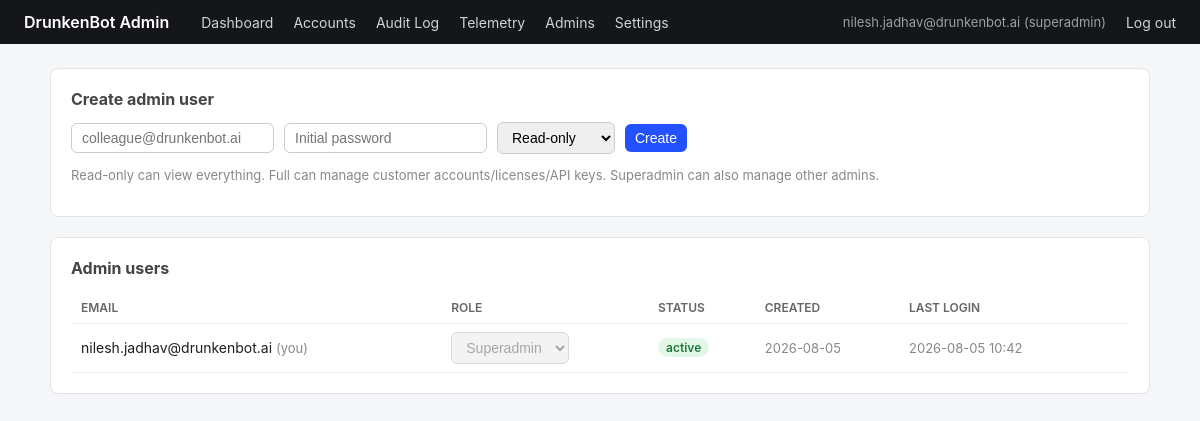
Screenshot of /admin-ui/admins (signed in) with the database file from the repository.
### app/models.py (models this page shows)
class AdminUser(Base):
    __tablename__ = "admin_users"
    id: Mapped[str] = mapped_column(String(36), primary_key=True, default=_uuid_str)
    email: Mapped[str] = mapped_column(String(320), unique=True, index=True)
    password_hash: Mapped[str] = mapped_column(String(200))
    role: Mapped[str] = mapped_column(String(20), default="readonly")
    status: Mapped[str] = mapped_column(String(20), default="active")
    created_at: Mapped[datetime] = mapped_column(DateTime(timezone=True), default=_utc_now)
    created_by_admin_id: Mapped[Optional[str]] = mapped_column(String(36), nullable=True)
    last_login_at: Mapped[Optional[datetime]] = mapped_column(DateTime(timezone=True), nullable=True)

### app/admin_ui/router.py (the view)
@router.get("/admins", response_class=HTMLResponse)
def admins_page(request: Request, error: str = ""):
    redirect = _require_role(request, "superadmin")
    if redirect:
        return redirect
    db = _db()
    try:
        admins = crud.list_admin_users(db)
        return templates.TemplateResponse(
            request,
            "admins.html",
            {"admins": admins, "current_admin_id": request.session.get("admin_user_id"), "error": error},
        )
    finally:
        db.close()

### app/admin_ui/templates/admins.html (shortened to what this page needs)
{% extends "base.html" %}
{% block content %}
<div class="card">
  <h2>Create admin user</h2>
  <form method="post" action="/admin-ui/admins" class="row">
    <input type="email" name="email" placeholder="colleague@drunkenbot.ai" required>
    <input type="password" name="password" placeholder="Initial password" required>
    <select name="role">
      <option value="readonly">Read-only</option>
    </select>
    <button type="submit">Create</button>
  </form>
  <p class="muted">Read-only can view everything. Full can manage customer accounts/licenses/API keys. Superadmin can also manage other admins.</p>
</div>
<div class="card">
  <h2>Admin users</h2>
  <table>
    <tr><th>Email</th><th>Role</th><th>Status</th><th>Created</th><th>Last login</th><th></th></tr>
    {% for admin in admins %}
    <tr>
      <td>{{ admin.email }}{% if admin.id == current_admin_id %} <span class="muted">(you)</span>{% endif %}</td>
      <td>
        <form method="post" action="/admin-ui/admins/{{ admin.id }}/role" class="inline">
          <select name="role" onchange="this.form.submit()" {% if admin.id == current_admin_id %}disabled{% endif %}>
            <option value="superadmin" {% if admin.role == "superadmin" %}selected{% endif %}>Superadmin</option>
          </select>
        </form>
      </td>
      <td><span class="pill pill-{{ 'active' if admin.status == 'active' else 'suspended' }}">{{ admin.status }}</span></td>
      <td class="muted">{{ admin.created_at.strftime("%Y-%m-%d") }}</td>
      <td class="muted">{{ admin.last_login_at.strftime("%Y-%m-%d %H:%M") if admin.last_login_at else "never" }}</td>
      <td>
      </td>
    </tr>
    {% else %}
    <tr><td colspan="6" class="muted">No admin users yet.</td></tr>
    {% endfor %}
  </table>
</div>
{% endblock %}

### app/admin_ui/templates/base.html (shortened to what this page needs)
<!DOCTYPE html>
<html lang="en">
<head>
</head>
<body>
<nav>
  <span class="brand">DrunkenBot Admin</span>
  <a href="/admin-ui/">Dashboard</a>
  <a href="/admin-ui/accounts">Accounts</a>
  <a href="/admin-ui/audit-log">Audit Log</a>
  <a href="/admin-ui/telemetry">Telemetry</a>
  {% if request.session.get("admin_role") == "superadmin" %}<a href="/admin-ui/admins">Admins</a><a href="/admin-ui/settings">Settings</a>{% endif %}
  {% if request.session.get("admin_email") %}<span class="muted" style="color:#9aa0a8;">{{ request.session.get("admin_email") }} ({{ request.session.get("admin_role") }})</span>{% endif %}
  <a href="/admin-ui/logout">Log out</a>
</nav>
<main>
{% block content %}{% endblock %}
</main>
</body>
</html>

### app/admin_ui/templates/base.html (style rules this page uses)
:root { color-scheme: light; }
body { font-family: -apple-system, Segoe UI, Roboto, sans-serif; margin: 0; background: #f5f6f8; color: #1c1e21; }
nav { background: #14161a; color: #fff; padding: 12px 24px; display: flex; align-items: center; gap: 20px; }
nav a { color: #cfd3d8; text-decoration: none; font-size: 14px; }
nav .brand { font-weight: 600; color: #fff; margin-right: 12px; }
main { max-width: 1100px; margin: 24px auto; padding: 0 20px; }
.card { background: #fff; border: 1px solid #e2e4e8; border-radius: 8px; padding: 20px; margin-bottom: 20px; }
.card h2 { margin-top: 0; font-size: 16px; color: #444; }
table { width: 100%; border-collapse: collapse; font-size: 14px; }
th, td { text-align: left; padding: 8px 10px; border-bottom: 1px solid #eee; }
th { color: #666; font-weight: 600; font-size: 12px; text-transform: uppercase; }
.pill { display: inline-block; padding: 2px 8px; border-radius: 10px; font-size: 12px; font-weight: 600; }
.pill-active { background: #e3f7e8; color: #1a7a34; }
form.inline { display: inline; }
input, select, button { font-size: 14px; padding: 6px 10px; border: 1px solid #ccc; border-radius: 6px; }
button { background: #2451ff; color: #fff; border: none; cursor: pointer; }
.row { display: flex; gap: 10px; align-items: center; flex-wrap: wrap; }
.muted { color: #888; font-size: 13px; }

### rows the page displays
AdminUser: session.get "nilesh.jadhav@drunkenbot.ai", session.get "superadmin", email "nilesh.jadhav@drunkenbot.ai", shows "(you)", role "Superadmin", status "active", created_at "2026-08-05", last_login_at "2026-08-05 10:42"
